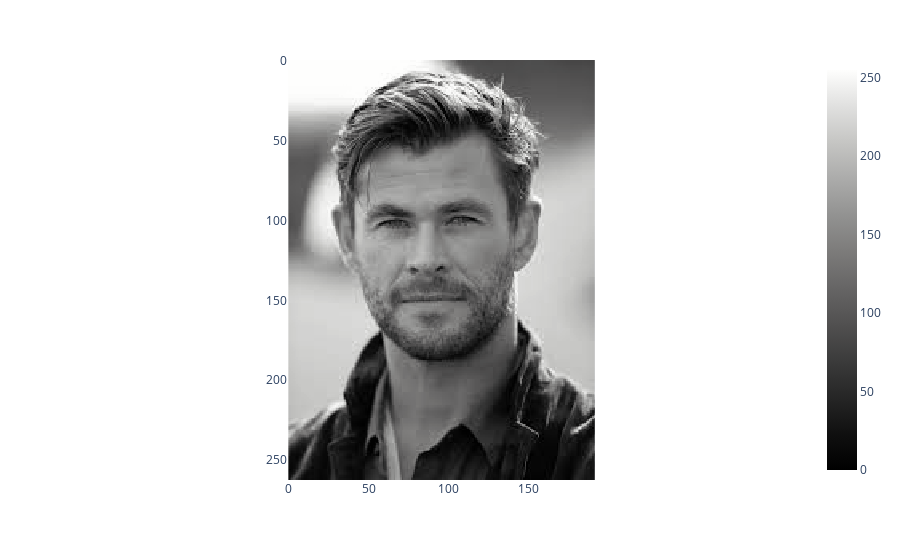

Notebook code cell kept with this figure:
### Code cell
px.imshow(gray, color_continuous_scale="gray")

### Figure 1 — Plotly figure (JSON) as saved in the notebook; plotly's stock layout.template omitted (floating-point values rounded to 4 significant figures; data arrays with more than 128 entries replaced by an {"elided": "..."} marker saying what was removed)
{"data": [{"coloraxis": "coloraxis", "hovertemplate": "x: %{x}<br>y: %{y}<br>color: %{z}<extra></extra>", "name": "0", "type": "heatmap", "xaxis": "x", "yaxis": "y", "z": {"elided": "263x192 int values"}}], "layout": {"coloraxis": {"colorscale": [[0, "rgb(0, 0, 0)"], [0.09091, "rgb(16, 16, 16)"], [0.1818, "rgb(38, 38, 38)"], [0.2727, "rgb(59, 59, 59)"], [0.3636, "rgb(81, 80, 80)"], [0.4545, "rgb(102, 101, 101)"], [0.5455, "rgb(124, 123, 122)"], [0.6364, "rgb(146, 146, 145)"], [0.7273, "rgb(171, 171, 170)"], [0.8182, "rgb(197, 197, 195)"], [0.9091, "rgb(224, 224, 223)"], [1, "rgb(254, 254, 253)"]]}, "margin": {"t": 60}, "xaxis": {"anchor": "y", "constrain": "domain", "domain": [0, 1], "scaleanchor": "y"}, "yaxis": {"anchor": "x", "autorange": "reversed", "constrain": "domain", "domain": [0, 1]}}}
